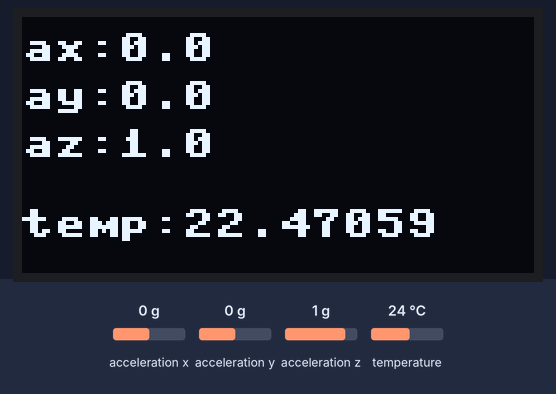
Simulated run of this program. Board: MicroPython board. On the bench: 128×64 one-colour display. Inputs (shaded band) come from the test bench; at power-on: acceleration x 0 g, acceleration y 0 g, acceleration z 1 g, temperature 24 °C. Threads take turns every 2 ms; library files of the repository ran but are not shown: imu.py.

Above: at 1.4 s.
1.5 s: acceleration x set to -1.4 g
At 2.6 s:
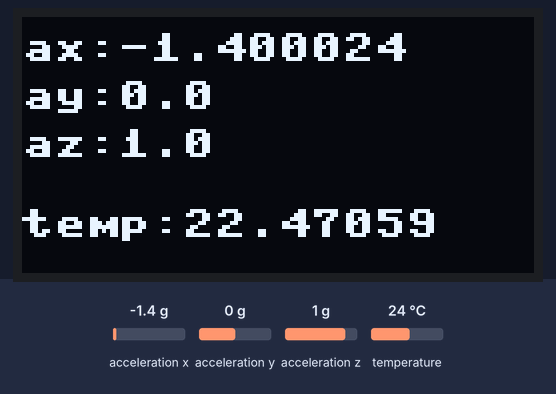
3.8 s: acceleration y set to -1.4 g
At 5.6 s:
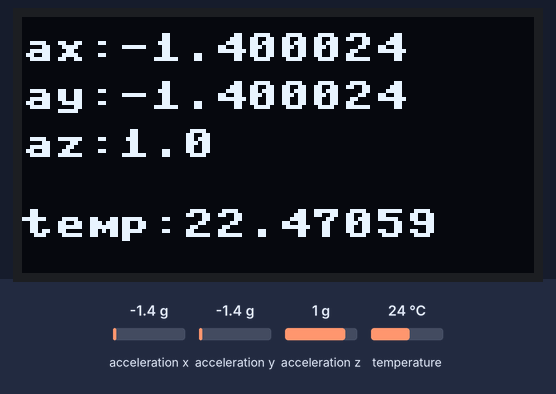
5.9 s: acceleration z set to -1.4 g
At 7.7 s:
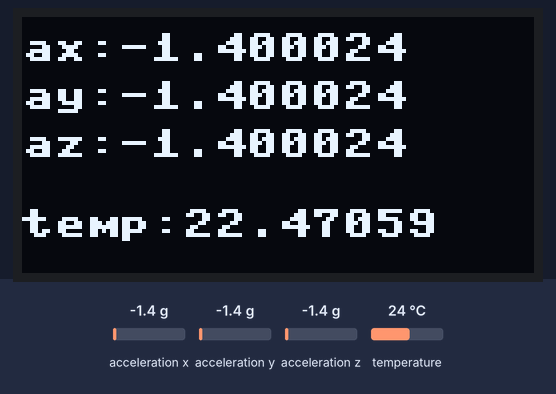
8.0 s: temperature set to 12 °C
At 9.3 s:
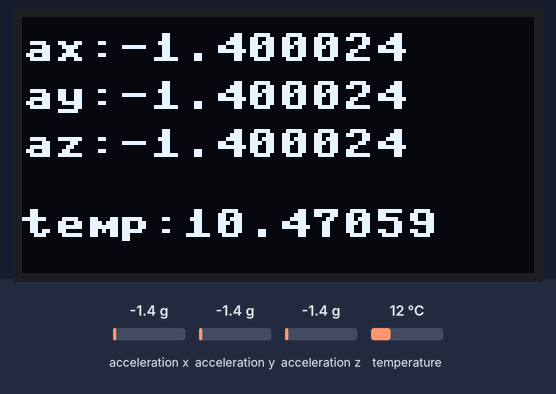
Timing chart, 0 to 10.6 s (numbered marks = the images above; inputs shaded):
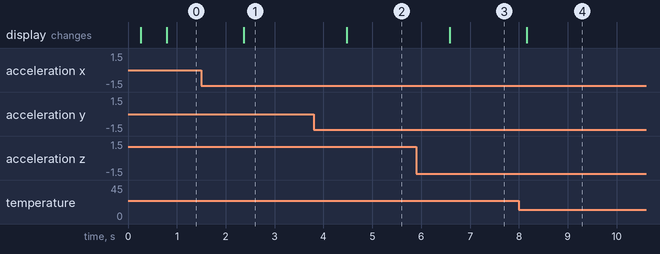

Measured:
- after the input at 1.5 s, the display: changes after 0.87 s (image 1)
- after the input at 3.8 s, the display: changes after 0.67 s (image 2)
- after the input at 5.9 s, the display: changes after 0.68 s (image 3)
- after the input at 8.0 s, the display: changes after 0.16 s (image 4)

The program:

mpu6050_oled.py
```python
from machine import Pin, I2C, Timer
from imu import MPU6050
from ssd1306 import SSD1306_I2C
import time
import _thread as th

#Creamos los objetos I2C para conectar el giroscopio y la pantalla oled
i2c1 = I2C(0, scl= Pin(21), sda= Pin(20)) #MPU
i2c2 = I2C(1, scl= Pin(19), sda= Pin(18)) #Oled

#definimos el alto y ancho de la pantalla Oled
height = 64
weigth = 128
#Definimos los valores iniciales de las variables de rotacion obtenidas por el giroscopio
ax= 0.0
ay= 0.0
az= 0.0
t= 0.0

#Creamos los objetos propios del giroscopio y la Oled
oled = SSD1306_I2C(weigth, height, i2c2)
mpu = MPU6050(i2c1)

#Creamos una funcion encargada de imprimir en la pantalla oled los datos recibidos por el giroscopio
def oledPrint():
    while True:
        oled.fill(0)
        oled.text("ax:" + str(ax),0,4)
        oled.text("ay:" +str(ay),0,16)
        oled.text("az:" +str(az),0,28)
        #El giroscopio cuenta con un medidor de temperatura incorporado
        oled.text("temp:" +str(t),0,48)
        oled.show()
        time.sleep(0.5)

#Creamos un hilo para que uno de los nucleos del microcontrolador se encargue unicamente de mostrar la informacion
th.start_new_thread(oledPrint, ())

#Mediante un ciclo infinito obtenemos los datos del giroscopio cada medio segundo y actualizamos las variables que se muestran
#en la pantalla Oled
while True:
    ax = mpu.accel.x
    ay = mpu.accel.y
    az = mpu.accel.z
    t = mpu.temperature
    time.sleep(0.5)
```
